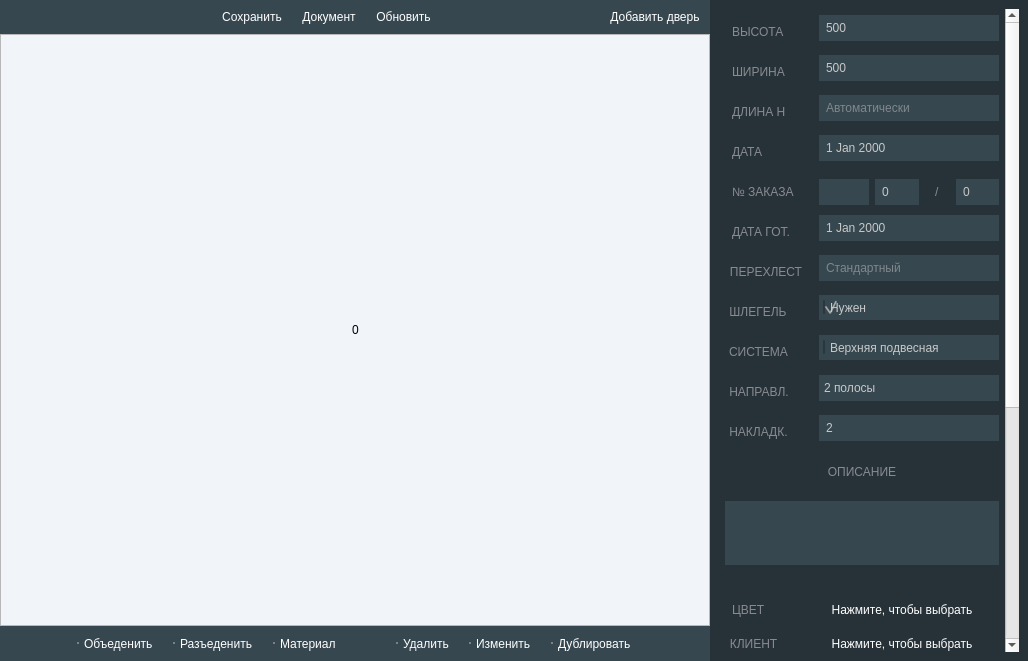
<?xml version="1.0" encoding="UTF-8"?>
<ui version="4.0">
 <class>OrderTab</class>
 <widget class="QWidget" name="OrderTab">
  <property name="geometry">
   <rect>
    <x>0</x>
    <y>0</y>
    <width>1028</width>
    <height>661</height>
   </rect>
  </property>
  <property name="windowTitle">
   <string>Form</string>
  </property>
  <property name="styleSheet">
   <string notr="true">#rigth_widget {
	background-color: rgb(39, 50, 56);
}

#top_widget {
background-color: rgb(54, 71, 79);
}

#bottom_widget {
background-color: rgb(54, 71, 79);
}

#scheme_widget {
	background-color: rgb(241, 244, 249);
}

.QGroupBox {
border: null;
}

.QRadioButton, .QPushButton {
	color: rgb(255, 255, 255);
	font: 700 9pt &quot;Segoe UI&quot;;
	border: null;
	padding: 10%;
}

.QRadioButton:hover, .QPushButton:hover{
background-color: rgb(69, 75, 84);
}

.QRadioButton:checked{
background-color: rgb(38, 165, 154);
}

.QRadioButton::indicator{
width: 0;
}

#doors_height {
color: black;
}</string>
  </property>
  <layout class="QHBoxLayout" name="horizontalLayout">
   <property name="spacing">
    <number>0</number>
   </property>
   <property name="leftMargin">
    <number>0</number>
   </property>
   <property name="topMargin">
    <number>0</number>
   </property>
   <property name="rightMargin">
    <number>0</number>
   </property>
   <property name="bottomMargin">
    <number>0</number>
   </property>
   <item>
    <layout class="QVBoxLayout" name="verticalLayout">
     <property name="spacing">
      <number>0</number>
     </property>
     <item>
      <widget class="QWidget" name="top_widget" native="true">
       <property name="sizePolicy">
        <sizepolicy hsizetype="Preferred" vsizetype="Maximum">
         <horstretch>0</horstretch>
         <verstretch>0</verstretch>
        </sizepolicy>
       </property>
       <layout class="QHBoxLayout" name="horizontalLayout_2">
        <property name="spacing">
         <number>0</number>
        </property>
        <property name="leftMargin">
         <number>0</number>
        </property>
        <property name="topMargin">
         <number>0</number>
        </property>
        <property name="rightMargin">
         <number>0</number>
        </property>
        <property name="bottomMargin">
         <number>0</number>
        </property>
        <item>
         <widget class="QPushButton" name="btn_exit">
          <property name="sizePolicy">
           <sizepolicy hsizetype="Maximum" vsizetype="Maximum">
            <horstretch>0</horstretch>
            <verstretch>0</verstretch>
           </sizepolicy>
          </property>
          <property name="text">
           <string/>
          </property>
          <property name="icon">
           <iconset>
            <normaloff>icons/cross.svg</normaloff>icons/cross.svg</iconset>
          </property>
         </widget>
        </item>
        <item>
         <spacer name="horizontalSpacer">
          <property name="orientation">
           <enum>Qt::Horizontal</enum>
          </property>
          <property name="sizeType">
           <enum>QSizePolicy::Expanding</enum>
          </property>
          <property name="sizeHint" stdset="0">
           <size>
            <width>18</width>
            <height>30</height>
           </size>
          </property>
         </spacer>
        </item>
        <item>
         <widget class="QPushButton" name="btn_save">
          <property name="sizePolicy">
           <sizepolicy hsizetype="Maximum" vsizetype="Maximum">
            <horstretch>0</horstretch>
            <verstretch>0</verstretch>
           </sizepolicy>
          </property>
          <property name="text">
           <string>Сохранить</string>
          </property>
          <property name="icon">
           <iconset>
            <normaloff>icons/disk.svg</normaloff>icons/disk.svg</iconset>
          </property>
         </widget>
        </item>
        <item>
         <widget class="QPushButton" name="btn_document">
          <property name="sizePolicy">
           <sizepolicy hsizetype="Maximum" vsizetype="Maximum">
            <horstretch>0</horstretch>
            <verstretch>0</verstretch>
           </sizepolicy>
          </property>
          <property name="text">
           <string>Документ</string>
          </property>
          <property name="icon">
           <iconset>
            <normaloff>icons/document.svg</normaloff>icons/document.svg</iconset>
          </property>
         </widget>
        </item>
        <item>
         <widget class="QPushButton" name="btn_update">
          <property name="sizePolicy">
           <sizepolicy hsizetype="Maximum" vsizetype="Maximum">
            <horstretch>0</horstretch>
            <verstretch>0</verstretch>
           </sizepolicy>
          </property>
          <property name="text">
           <string>Обновить</string>
          </property>
          <property name="icon">
           <iconset>
            <normaloff>icons/refresh.svg</normaloff>icons/refresh.svg</iconset>
          </property>
         </widget>
        </item>
        <item>
         <spacer name="horizontalSpacer_2">
          <property name="orientation">
           <enum>Qt::Horizontal</enum>
          </property>
          <property name="sizeType">
           <enum>QSizePolicy::Expanding</enum>
          </property>
          <property name="sizeHint" stdset="0">
           <size>
            <width>19</width>
            <height>30</height>
           </size>
          </property>
         </spacer>
        </item>
        <item>
         <widget class="QPushButton" name="btn_add_door">
          <property name="sizePolicy">
           <sizepolicy hsizetype="Maximum" vsizetype="Maximum">
            <horstretch>0</horstretch>
            <verstretch>0</verstretch>
           </sizepolicy>
          </property>
          <property name="text">
           <string>Добавить дверь</string>
          </property>
          <property name="icon">
           <iconset>
            <normaloff>icons/plus.svg</normaloff>icons/plus.svg</iconset>
          </property>
         </widget>
        </item>
       </layout>
      </widget>
     </item>
     <item>
      <widget class="QScrollArea" name="scrollArea">
       <property name="widgetResizable">
        <bool>true</bool>
       </property>
       <widget class="QWidget" name="scrollAreaWidgetContents">
        <property name="geometry">
         <rect>
          <x>0</x>
          <y>0</y>
          <width>706</width>
          <height>585</height>
         </rect>
        </property>
        <layout class="QHBoxLayout" name="horizontalLayout_6">
         <property name="spacing">
          <number>0</number>
         </property>
         <property name="leftMargin">
          <number>0</number>
         </property>
         <property name="topMargin">
          <number>0</number>
         </property>
         <property name="rightMargin">
          <number>0</number>
         </property>
         <property name="bottomMargin">
          <number>0</number>
         </property>
         <item>
          <widget class="QWidget" name="scheme_widget" native="true">
           <layout class="QHBoxLayout" name="horizontalLayout_5">
            <item>
             <spacer name="horizontalSpacer_5">
              <property name="orientation">
               <enum>Qt::Horizontal</enum>
              </property>
              <property name="sizeType">
               <enum>QSizePolicy::MinimumExpanding</enum>
              </property>
              <property name="sizeHint" stdset="0">
               <size>
                <width>40</width>
                <height>20</height>
               </size>
              </property>
             </spacer>
            </item>
            <item>
             <widget class="QLabel" name="doors_height">
              <property name="text">
               <string>0</string>
              </property>
             </widget>
            </item>
            <item>
             <spacer name="horizontalSpacer_6">
              <property name="orientation">
               <enum>Qt::Horizontal</enum>
              </property>
              <property name="sizeType">
               <enum>QSizePolicy::MinimumExpanding</enum>
              </property>
              <property name="sizeHint" stdset="0">
               <size>
                <width>40</width>
                <height>20</height>
               </size>
              </property>
             </spacer>
            </item>
           </layout>
          </widget>
         </item>
        </layout>
       </widget>
      </widget>
     </item>
     <item>
      <widget class="QWidget" name="bottom_widget" native="true">
       <property name="sizePolicy">
        <sizepolicy hsizetype="Preferred" vsizetype="Maximum">
         <horstretch>0</horstretch>
         <verstretch>0</verstretch>
        </sizepolicy>
       </property>
       <layout class="QHBoxLayout" name="horizontalLayout_3">
        <property name="spacing">
         <number>0</number>
        </property>
        <property name="leftMargin">
         <number>0</number>
        </property>
        <property name="topMargin">
         <number>0</number>
        </property>
        <property name="rightMargin">
         <number>0</number>
        </property>
        <property name="bottomMargin">
         <number>0</number>
        </property>
        <item>
         <spacer name="horizontalSpacer_4">
          <property name="orientation">
           <enum>Qt::Horizontal</enum>
          </property>
          <property name="sizeType">
           <enum>QSizePolicy::Expanding</enum>
          </property>
          <property name="sizeHint" stdset="0">
           <size>
            <width>56</width>
            <height>30</height>
           </size>
          </property>
         </spacer>
        </item>
        <item>
         <widget class="QRadioButton" name="r_merge">
          <property name="sizePolicy">
           <sizepolicy hsizetype="Maximum" vsizetype="Maximum">
            <horstretch>0</horstretch>
            <verstretch>0</verstretch>
           </sizepolicy>
          </property>
          <property name="text">
           <string>Объеденить</string>
          </property>
          <property name="icon">
           <iconset>
            <normaloff>icons/apps.svg</normaloff>icons/apps.svg</iconset>
          </property>
         </widget>
        </item>
        <item>
         <widget class="QRadioButton" name="r_unmerge">
          <property name="sizePolicy">
           <sizepolicy hsizetype="Maximum" vsizetype="Maximum">
            <horstretch>0</horstretch>
            <verstretch>0</verstretch>
           </sizepolicy>
          </property>
          <property name="text">
           <string>Разъеденить</string>
          </property>
          <property name="icon">
           <iconset>
            <normaloff>icons/arrows.svg</normaloff>icons/arrows.svg</iconset>
          </property>
         </widget>
        </item>
        <item>
         <widget class="QRadioButton" name="r_material">
          <property name="sizePolicy">
           <sizepolicy hsizetype="Maximum" vsizetype="Maximum">
            <horstretch>0</horstretch>
            <verstretch>0</verstretch>
           </sizepolicy>
          </property>
          <property name="text">
           <string>Материал</string>
          </property>
          <property name="icon">
           <iconset>
            <normaloff>icons/palette.svg</normaloff>icons/palette.svg</iconset>
          </property>
         </widget>
        </item>
        <item>
         <spacer name="horizontalSpacer_7">
          <property name="orientation">
           <enum>Qt::Horizontal</enum>
          </property>
          <property name="sizeType">
           <enum>QSizePolicy::Preferred</enum>
          </property>
          <property name="sizeHint" stdset="0">
           <size>
            <width>40</width>
            <height>20</height>
           </size>
          </property>
         </spacer>
        </item>
        <item>
         <widget class="QRadioButton" name="r_delete_door">
          <property name="sizePolicy">
           <sizepolicy hsizetype="Maximum" vsizetype="Maximum">
            <horstretch>0</horstretch>
            <verstretch>0</verstretch>
           </sizepolicy>
          </property>
          <property name="text">
           <string>Удалить</string>
          </property>
          <property name="icon">
           <iconset>
            <normaloff>icons/trash.svg</normaloff>icons/trash.svg</iconset>
          </property>
         </widget>
        </item>
        <item>
         <widget class="QRadioButton" name="r_edit_door">
          <property name="sizePolicy">
           <sizepolicy hsizetype="Maximum" vsizetype="Maximum">
            <horstretch>0</horstretch>
            <verstretch>0</verstretch>
           </sizepolicy>
          </property>
          <property name="text">
           <string>Изменить</string>
          </property>
          <property name="icon">
           <iconset>
            <normaloff>icons/edit.svg</normaloff>icons/edit.svg</iconset>
          </property>
         </widget>
        </item>
        <item>
         <widget class="QRadioButton" name="r_double">
          <property name="sizePolicy">
           <sizepolicy hsizetype="Maximum" vsizetype="Maximum">
            <horstretch>0</horstretch>
            <verstretch>0</verstretch>
           </sizepolicy>
          </property>
          <property name="text">
           <string>Дублировать</string>
          </property>
          <property name="icon">
           <iconset>
            <normaloff>icons/plus.svg</normaloff>icons/plus.svg</iconset>
          </property>
         </widget>
        </item>
        <item>
         <spacer name="horizontalSpacer_3">
          <property name="orientation">
           <enum>Qt::Horizontal</enum>
          </property>
          <property name="sizeHint" stdset="0">
           <size>
            <width>40</width>
            <height>20</height>
           </size>
          </property>
         </spacer>
        </item>
       </layout>
      </widget>
     </item>
    </layout>
   </item>
   <item>
    <widget class="QWidget" name="rigth_widget" native="true">
     <layout class="QHBoxLayout" name="horizontalLayout_4">
      <item>
       <widget class="QScrollArea" name="right_pannel">
        <property name="sizePolicy">
         <sizepolicy hsizetype="Fixed" vsizetype="Expanding">
          <horstretch>0</horstretch>
          <verstretch>0</verstretch>
         </sizepolicy>
        </property>
        <property name="minimumSize">
         <size>
          <width>300</width>
          <height>0</height>
         </size>
        </property>
        <property name="maximumSize">
         <size>
          <width>300</width>
          <height>16777215</height>
         </size>
        </property>
        <property name="styleSheet">
         <string notr="true">#right_pannel {
	border: null;
}

#right_pannel_content {
	background-color: rgb(39, 50, 56);
}

.QRadioButton, .QPushButton {
	background-color: rgba(255, 255, 255, 0);
	color: rgb(255, 255, 255);
	font: 700 9pt &quot;Segoe UI&quot;;
	padding: 10%;
	border: null;
}

.QComboBox {
	background-color: #36474f;
	color: rgb(255, 255, 255);
	font: 700 9pt &quot;Segoe UI&quot;;
	padding: 10%;
	border: null;
}

.QRadioButton:hover, .QPushButton:hover, .QCheckBox:hover{
background-color: rgb(69, 75, 84);
}

.QRadioButton:checked{
background-color: rgb(38, 165, 154);
}

.QRadioButton::indicator, .QCheckBox::indicator{
width: 0;
}

.QLabel {
	color: rgb(136, 139, 145);
	font: 700 9pt &quot;Segoe UI&quot;;
	padding: 10%;
}

.QSpinBox, .QDateEdit, .QLineEdit, .QTextEdit,  .QCheckBox, #c_guide, #c_guide_decor{
background-color: rgb(54, 71, 79);
border: null;
padding: 5%;
border-color: rgb(200, 200, 200);
color: rgb(200, 200, 200);
}
    
    QScrollBar:vertical {
        background-color: rgb(39, 50, 56);
        width: 10px;
        margin: 0px;
    }
    
    QScrollBar::handle:vertical {
        background-color: #c0c0c0;
        min-height: 20px;
    }
    
    QScrollBar::add-line:vertical,
    QScrollBar::sub-line:vertical {
        background: none;
    }
    
    QScrollBar::add-page:vertical,
    QScrollBar::sub-page:vertical {
        background: none;
    }

#r_custom_overlap:checked +#i_overlap_count {
background-color: rgb(38, 165, 154);
}


#r_custom_overlap:hover +#i_overlap_count {
background-color: rgb(38, 165, 154);
}

.QGroupBox {
border: null;
}

.QComboBox::drop-down {
width: 0;
}

QMenu::itemQComboBox QAbstractItemView{
color: white;
            padding: 5px 20px;
            background-color: rgb(39, 50, 56);
            }
QComboBox QAbstractItemView:selected {
             background-color: rgb(69, 75, 84);
            }</string>
        </property>
        <property name="verticalScrollBarPolicy">
         <enum>Qt::ScrollBarAlwaysOn</enum>
        </property>
        <property name="horizontalScrollBarPolicy">
         <enum>Qt::ScrollBarAlwaysOff</enum>
        </property>
        <property name="widgetResizable">
         <bool>true</bool>
        </property>
        <widget class="QWidget" name="right_pannel_content">
         <property name="geometry">
          <rect>
           <x>0</x>
           <y>0</y>
           <width>290</width>
           <height>1082</height>
          </rect>
         </property>
         <layout class="QVBoxLayout" name="verticalLayout_4">
          <property name="leftMargin">
           <number>0</number>
          </property>
          <property name="topMargin">
           <number>0</number>
          </property>
          <property name="rightMargin">
           <number>0</number>
          </property>
          <property name="bottomMargin">
           <number>0</number>
          </property>
          <item>
           <layout class="QFormLayout" name="formLayout">
            <property name="topMargin">
             <number>6</number>
            </property>
            <property name="rightMargin">
             <number>6</number>
            </property>
            <item row="0" column="0">
             <widget class="QLabel" name="height">
              <property name="text">
               <string>ВЫСОТА</string>
              </property>
             </widget>
            </item>
            <item row="0" column="1">
             <widget class="QSpinBox" name="inp_height">
              <property name="sizePolicy">
               <sizepolicy hsizetype="Preferred" vsizetype="Fixed">
                <horstretch>0</horstretch>
                <verstretch>0</verstretch>
               </sizepolicy>
              </property>
              <property name="focusPolicy">
               <enum>Qt::ClickFocus</enum>
              </property>
              <property name="wrapping">
               <bool>false</bool>
              </property>
              <property name="buttonSymbols">
               <enum>QAbstractSpinBox::NoButtons</enum>
              </property>
              <property name="correctionMode">
               <enum>QAbstractSpinBox::CorrectToPreviousValue</enum>
              </property>
              <property name="keyboardTracking">
               <bool>true</bool>
              </property>
              <property name="showGroupSeparator" stdset="0">
               <bool>false</bool>
              </property>
              <property name="minimum">
               <number>500</number>
              </property>
              <property name="maximum">
               <number>9999</number>
              </property>
             </widget>
            </item>
            <item row="1" column="0">
             <widget class="QLabel" name="long_2">
              <property name="text">
               <string>ШИРИНА</string>
              </property>
             </widget>
            </item>
            <item row="1" column="1">
             <widget class="QSpinBox" name="inp_width">
              <property name="sizePolicy">
               <sizepolicy hsizetype="Preferred" vsizetype="Fixed">
                <horstretch>0</horstretch>
                <verstretch>0</verstretch>
               </sizepolicy>
              </property>
              <property name="focusPolicy">
               <enum>Qt::ClickFocus</enum>
              </property>
              <property name="buttonSymbols">
               <enum>QAbstractSpinBox::NoButtons</enum>
              </property>
              <property name="minimum">
               <number>500</number>
              </property>
              <property name="maximum">
               <number>9999</number>
              </property>
             </widget>
            </item>
            <item row="2" column="0">
             <widget class="QLabel" name="longL2">
              <property name="text">
               <string>ДЛИНА Н</string>
              </property>
             </widget>
            </item>
            <item row="2" column="1">
             <widget class="QLineEdit" name="inp_quide_long">
              <property name="sizePolicy">
               <sizepolicy hsizetype="Expanding" vsizetype="Fixed">
                <horstretch>0</horstretch>
                <verstretch>0</verstretch>
               </sizepolicy>
              </property>
              <property name="placeholderText">
               <string>Автоматически</string>
              </property>
             </widget>
            </item>
            <item row="3" column="0">
             <widget class="QLabel" name="date">
              <property name="text">
               <string>ДАТА</string>
              </property>
             </widget>
            </item>
            <item row="3" column="1">
             <widget class="QDateEdit" name="inp_date">
              <property name="sizePolicy">
               <sizepolicy hsizetype="Expanding" vsizetype="Fixed">
                <horstretch>0</horstretch>
                <verstretch>0</verstretch>
               </sizepolicy>
              </property>
              <property name="focusPolicy">
               <enum>Qt::ClickFocus</enum>
              </property>
              <property name="buttonSymbols">
               <enum>QAbstractSpinBox::NoButtons</enum>
              </property>
             </widget>
            </item>
            <item row="4" column="0">
             <widget class="QLabel" name="norder">
              <property name="text">
               <string>№ ЗАКАЗА</string>
              </property>
             </widget>
            </item>
            <item row="4" column="1">
             <layout class="QHBoxLayout" name="horizontalLayout_8">
              <property name="spacing">
               <number>6</number>
              </property>
              <item>
               <widget class="QLineEdit" name="inp_responsibility">
                <property name="sizePolicy">
                 <sizepolicy hsizetype="Maximum" vsizetype="Fixed">
                  <horstretch>0</horstretch>
                  <verstretch>0</verstretch>
                 </sizepolicy>
                </property>
                <property name="maximumSize">
                 <size>
                  <width>50</width>
                  <height>16777215</height>
                 </size>
                </property>
                <property name="readOnly">
                 <bool>true</bool>
                </property>
               </widget>
              </item>
              <item>
               <widget class="QSpinBox" name="inp_order_number">
                <property name="sizePolicy">
                 <sizepolicy hsizetype="Expanding" vsizetype="Fixed">
                  <horstretch>0</horstretch>
                  <verstretch>0</verstretch>
                 </sizepolicy>
                </property>
                <property name="focusPolicy">
                 <enum>Qt::ClickFocus</enum>
                </property>
                <property name="buttonSymbols">
                 <enum>QAbstractSpinBox::NoButtons</enum>
                </property>
                <property name="suffix">
                 <string/>
                </property>
                <property name="prefix">
                 <string/>
                </property>
                <property name="minimum">
                 <number>0</number>
                </property>
                <property name="maximum">
                 <number>999</number>
                </property>
                <property name="stepType">
                 <enum>QAbstractSpinBox::DefaultStepType</enum>
                </property>
                <property name="value">
                 <number>0</number>
                </property>
               </widget>
              </item>
              <item>
               <widget class="QLabel" name="norder_2">
                <property name="sizePolicy">
                 <sizepolicy hsizetype="Preferred" vsizetype="Preferred">
                  <horstretch>0</horstretch>
                  <verstretch>0</verstretch>
                 </sizepolicy>
                </property>
                <property name="text">
                 <string>/</string>
                </property>
                <property name="scaledContents">
                 <bool>false</bool>
                </property>
                <property name="indent">
                 <number>0</number>
                </property>
               </widget>
              </item>
              <item>
               <widget class="QSpinBox" name="inp_order_number_part">
                <property name="sizePolicy">
                 <sizepolicy hsizetype="Expanding" vsizetype="Fixed">
                  <horstretch>0</horstretch>
                  <verstretch>0</verstretch>
                 </sizepolicy>
                </property>
                <property name="focusPolicy">
                 <enum>Qt::ClickFocus</enum>
                </property>
                <property name="buttonSymbols">
                 <enum>QAbstractSpinBox::NoButtons</enum>
                </property>
                <property name="suffix">
                 <string/>
                </property>
                <property name="prefix">
                 <string/>
                </property>
                <property name="minimum">
                 <number>0</number>
                </property>
                <property name="maximum">
                 <number>999</number>
                </property>
                <property name="stepType">
                 <enum>QAbstractSpinBox::DefaultStepType</enum>
                </property>
                <property name="value">
                 <number>0</number>
                </property>
               </widget>
              </item>
             </layout>
            </item>
            <item row="5" column="0">
             <widget class="QLabel" name="dateout">
              <property name="text">
               <string>ДАТА ГОТ.</string>
              </property>
             </widget>
            </item>
            <item row="5" column="1">
             <widget class="QDateEdit" name="inp_date_uot">
              <property name="sizePolicy">
               <sizepolicy hsizetype="Expanding" vsizetype="Fixed">
                <horstretch>0</horstretch>
                <verstretch>0</verstretch>
               </sizepolicy>
              </property>
              <property name="focusPolicy">
               <enum>Qt::ClickFocus</enum>
              </property>
              <property name="buttonSymbols">
               <enum>QAbstractSpinBox::NoButtons</enum>
              </property>
             </widget>
            </item>
            <item row="6" column="0">
             <widget class="QLabel" name="discription_10">
              <property name="text">
               <string>ПЕРЕХЛЕСТ</string>
              </property>
              <property name="alignment">
               <set>Qt::AlignCenter</set>
              </property>
             </widget>
            </item>
            <item row="6" column="1">
             <widget class="QLineEdit" name="inp_overlap_count">
              <property name="sizePolicy">
               <sizepolicy hsizetype="Expanding" vsizetype="Fixed">
                <horstretch>0</horstretch>
                <verstretch>0</verstretch>
               </sizepolicy>
              </property>
              <property name="placeholderText">
               <string>Стандартный</string>
              </property>
             </widget>
            </item>
            <item row="7" column="0">
             <widget class="QLabel" name="discription_6">
              <property name="text">
               <string>ШЛЕГЕЛЬ</string>
              </property>
              <property name="alignment">
               <set>Qt::AlignCenter</set>
              </property>
             </widget>
            </item>
            <item row="7" column="1">
             <widget class="QCheckBox" name="ch_need_shlegel">
              <property name="text">
               <string>Нужен</string>
              </property>
              <property name="checked">
               <bool>true</bool>
              </property>
              <property name="tristate">
               <bool>false</bool>
              </property>
             </widget>
            </item>
            <item row="8" column="0">
             <widget class="QLabel" name="discription_11">
              <property name="text">
               <string>СИСТЕМА</string>
              </property>
              <property name="alignment">
               <set>Qt::AlignCenter</set>
              </property>
             </widget>
            </item>
            <item row="8" column="1">
             <widget class="QCheckBox" name="c_bot_system">
              <property name="text">
               <string>Верхняя подвесная</string>
              </property>
              <property name="checked">
               <bool>false</bool>
              </property>
              <property name="tristate">
               <bool>false</bool>
              </property>
             </widget>
            </item>
            <item row="9" column="0">
             <widget class="QLabel" name="discription_12">
              <property name="text">
               <string>НАПРАВЛ.</string>
              </property>
              <property name="alignment">
               <set>Qt::AlignCenter</set>
              </property>
             </widget>
            </item>
            <item row="9" column="1">
             <widget class="QComboBox" name="c_guide">
              <property name="focusPolicy">
               <enum>Qt::NoFocus</enum>
              </property>
              <property name="insertPolicy">
               <enum>QComboBox::InsertAtBottom</enum>
              </property>
              <property name="sizeAdjustPolicy">
               <enum>QComboBox::AdjustToContentsOnFirstShow</enum>
              </property>
              <property name="duplicatesEnabled">
               <bool>false</bool>
              </property>
              <property name="frame">
               <bool>false</bool>
              </property>
              <item>
               <property name="text">
                <string>2 полосы</string>
               </property>
              </item>
              <item>
               <property name="text">
                <string>1 полоса</string>
               </property>
              </item>
              <item>
               <property name="text">
                <string>Без направляющих</string>
               </property>
              </item>
             </widget>
            </item>
            <item row="10" column="0">
             <widget class="QLabel" name="lbl_guide_decor">
              <property name="text">
               <string>НАКЛАДК.</string>
              </property>
              <property name="alignment">
               <set>Qt::AlignCenter</set>
              </property>
             </widget>
            </item>
            <item row="10" column="1">
             <widget class="QSpinBox" name="c_guide_decor">
              <property name="sizePolicy">
               <sizepolicy hsizetype="Preferred" vsizetype="Fixed">
                <horstretch>0</horstretch>
                <verstretch>0</verstretch>
               </sizepolicy>
              </property>
              <property name="focusPolicy">
               <enum>Qt::ClickFocus</enum>
              </property>
              <property name="buttonSymbols">
               <enum>QAbstractSpinBox::NoButtons</enum>
              </property>
              <property name="suffix">
               <string/>
              </property>
              <property name="minimum">
               <number>0</number>
              </property>
              <property name="maximum">
               <number>10</number>
              </property>
              <property name="value">
               <number>2</number>
              </property>
             </widget>
            </item>
           </layout>
          </item>
          <item>
           <widget class="QLabel" name="discription">
            <property name="text">
             <string>ОПИСАНИЕ</string>
            </property>
            <property name="alignment">
             <set>Qt::AlignCenter</set>
            </property>
           </widget>
          </item>
          <item>
           <layout class="QVBoxLayout" name="verticalLayout_3">
            <property name="spacing">
             <number>0</number>
            </property>
            <property name="leftMargin">
             <number>6</number>
            </property>
            <property name="topMargin">
             <number>6</number>
            </property>
            <property name="rightMargin">
             <number>6</number>
            </property>
            <property name="bottomMargin">
             <number>6</number>
            </property>
            <item>
             <widget class="QTextEdit" name="inp_description">
              <property name="sizePolicy">
               <sizepolicy hsizetype="Expanding" vsizetype="Expanding">
                <horstretch>0</horstretch>
                <verstretch>0</verstretch>
               </sizepolicy>
              </property>
             </widget>
            </item>
           </layout>
          </item>
          <item>
           <layout class="QFormLayout" name="formLayout_2">
            <property name="horizontalSpacing">
             <number>0</number>
            </property>
            <property name="verticalSpacing">
             <number>0</number>
            </property>
            <property name="topMargin">
             <number>16</number>
            </property>
            <property name="bottomMargin">
             <number>0</number>
            </property>
            <item row="0" column="0">
             <widget class="QLabel" name="color_2">
              <property name="text">
               <string>ЦВЕТ</string>
              </property>
             </widget>
            </item>
            <item row="0" column="1">
             <widget class="QPushButton" name="btn_color">
              <property name="text">
               <string>Нажмите, чтобы выбрать</string>
              </property>
             </widget>
            </item>
            <item row="1" column="0">
             <widget class="QLabel" name="discription_2">
              <property name="text">
               <string>КЛИЕНТ</string>
              </property>
              <property name="alignment">
               <set>Qt::AlignCenter</set>
              </property>
             </widget>
            </item>
            <item row="1" column="1">
             <widget class="QPushButton" name="btn_customer">
              <property name="text">
               <string>Нажмите, чтобы выбрать</string>
              </property>
             </widget>
            </item>
            <item row="2" column="0">
             <widget class="QLabel" name="discription_4">
              <property name="text">
               <string>ПРОФИЛЬ</string>
              </property>
              <property name="alignment">
               <set>Qt::AlignCenter</set>
              </property>
             </widget>
            </item>
            <item row="2" column="1">
             <widget class="QPushButton" name="btn_profile">
              <property name="text">
               <string>Нажмите, чтобы выбрать</string>
              </property>
             </widget>
            </item>
            <item row="3" column="0">
             <widget class="QLabel" name="discription_3">
              <property name="text">
               <string>РИГЕЛЬ</string>
              </property>
              <property name="alignment">
               <set>Qt::AlignCenter</set>
              </property>
             </widget>
            </item>
            <item row="3" column="1">
             <widget class="QPushButton" name="btn_rigel">
              <property name="text">
               <string>Нажмите, чтобы выбрать</string>
              </property>
             </widget>
            </item>
           </layout>
          </item>
          <item>
           <widget class="QGroupBox" name="groupBox_8">
            <property name="title">
             <string/>
            </property>
            <layout class="QGridLayout" name="gridLayout_4">
             <property name="leftMargin">
              <number>0</number>
             </property>
             <property name="topMargin">
              <number>0</number>
             </property>
             <property name="rightMargin">
              <number>0</number>
             </property>
             <property name="bottomMargin">
              <number>0</number>
             </property>
             <property name="spacing">
              <number>0</number>
             </property>
            </layout>
           </widget>
          </item>
          <item>
           <widget class="QLabel" name="discription_9">
            <property name="text">
             <string>КОНФИГУРАЦИЯ</string>
            </property>
            <property name="alignment">
             <set>Qt::AlignCenter</set>
            </property>
           </widget>
          </item>
          <item>
           <widget class="QComboBox" name="c_delivery_config">
            <property name="focusPolicy">
             <enum>Qt::NoFocus</enum>
            </property>
            <property name="insertPolicy">
             <enum>QComboBox::InsertAtBottom</enum>
            </property>
            <property name="sizeAdjustPolicy">
             <enum>QComboBox::AdjustToContentsOnFirstShow</enum>
            </property>
            <property name="duplicatesEnabled">
             <bool>false</bool>
            </property>
            <property name="frame">
             <bool>false</bool>
            </property>
            <item>
             <property name="text">
              <string>Без доставки</string>
             </property>
            </item>
            <item>
             <property name="text">
              <string>С доставкой</string>
             </property>
            </item>
           </widget>
          </item>
          <item>
           <widget class="QComboBox" name="c_pack_config">
            <property name="focusPolicy">
             <enum>Qt::NoFocus</enum>
            </property>
            <item>
             <property name="text">
              <string>В пленку</string>
             </property>
            </item>
            <item>
             <property name="text">
              <string>В гофру</string>
             </property>
            </item>
            <item>
             <property name="text">
              <string>В ящик</string>
             </property>
            </item>
            <item>
             <property name="text">
              <string>Без упаковки</string>
             </property>
            </item>
           </widget>
          </item>
          <item>
           <widget class="QComboBox" name="c_set_config">
            <property name="enabled">
             <bool>true</bool>
            </property>
            <property name="focusPolicy">
             <enum>Qt::NoFocus</enum>
            </property>
            <item>
             <property name="text">
              <string>Сборка</string>
             </property>
            </item>
            <item>
             <property name="text">
              <string>Нарезка</string>
             </property>
            </item>
            <item>
             <property name="text">
              <string>Нарезка, Сверловка</string>
             </property>
            </item>
           </widget>
          </item>
          <item>
           <widget class="QLabel" name="discription_8">
            <property name="text">
             <string>ДОП. МАТЕРИАЛЫ</string>
            </property>
            <property name="alignment">
             <set>Qt::AlignCenter</set>
            </property>
           </widget>
          </item>
          <item>
           <layout class="QVBoxLayout" name="verticalLayout_7">
            <property name="leftMargin">
             <number>6</number>
            </property>
            <property name="topMargin">
             <number>6</number>
            </property>
            <property name="rightMargin">
             <number>6</number>
            </property>
            <property name="bottomMargin">
             <number>6</number>
            </property>
            <item>
             <widget class="QTextEdit" name="inp_additional_materials">
              <property name="sizePolicy">
               <sizepolicy hsizetype="Expanding" vsizetype="Expanding">
                <horstretch>0</horstretch>
                <verstretch>0</verstretch>
               </sizepolicy>
              </property>
             </widget>
            </item>
           </layout>
          </item>
         </layout>
        </widget>
       </widget>
      </item>
     </layout>
    </widget>
   </item>
  </layout>
 </widget>
 <resources/>
 <connections/>
</ui>
